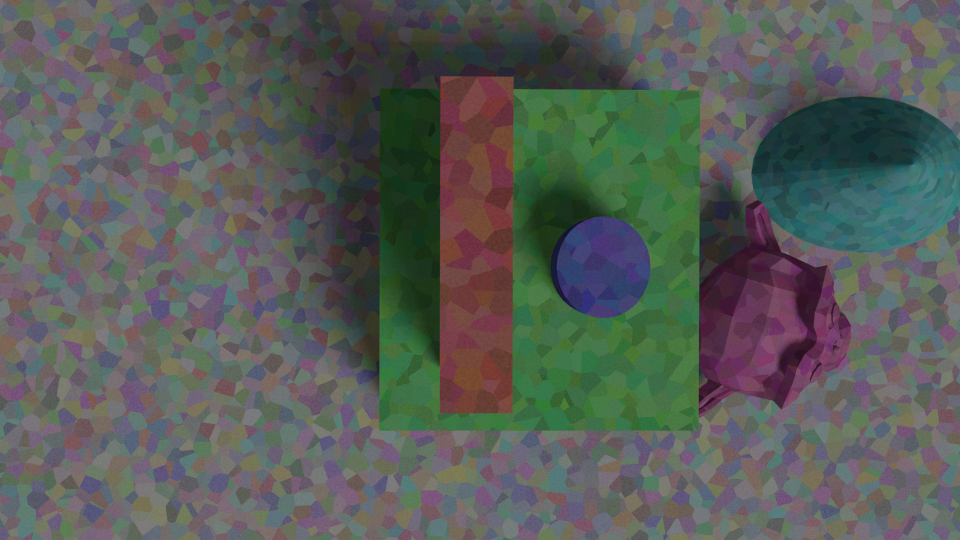
#> input picture first_frame.png, 1920 x 1080 px, given in place of 0001-0030.avi, which was not available (shown at 1/2 size)
$ jupyter execute test.ipynb
#> lines starting #> are read from the running program, lines starting #| are printed output that depends on the picture; after the words box and inside, x2 and y2 are one past the last pixel; in counts of white or black regions, pixels touching at a corner belong together; pictures that were not available may be replaced by others from this repository, and a replacement may not be noted
[cell 1]
from itertools import repeat
import cv2 as cv
import numpy as np
from matplotlib import pyplot as plt
plt.rcParams['figure.figsize'] = [8, 8]
def no_labels():
    plt.tick_params(
        which='both',
        bottom=False,
        top=False,
        left=False,
        right=False,
        labelbottom=False,
        labelleft=False)

[cell 2]
cap = cv.VideoCapture("data/0001-0030.avi")

[cell 3]
ret, first_frame = cap.read()
#> first_frame is the input picture: shape (1080, 1920, 3); mean B, G, R 88.1, 92.6, 87.9
prev_gray = cv.cvtColor(first_frame, cv.COLOR_BGR2GRAY)
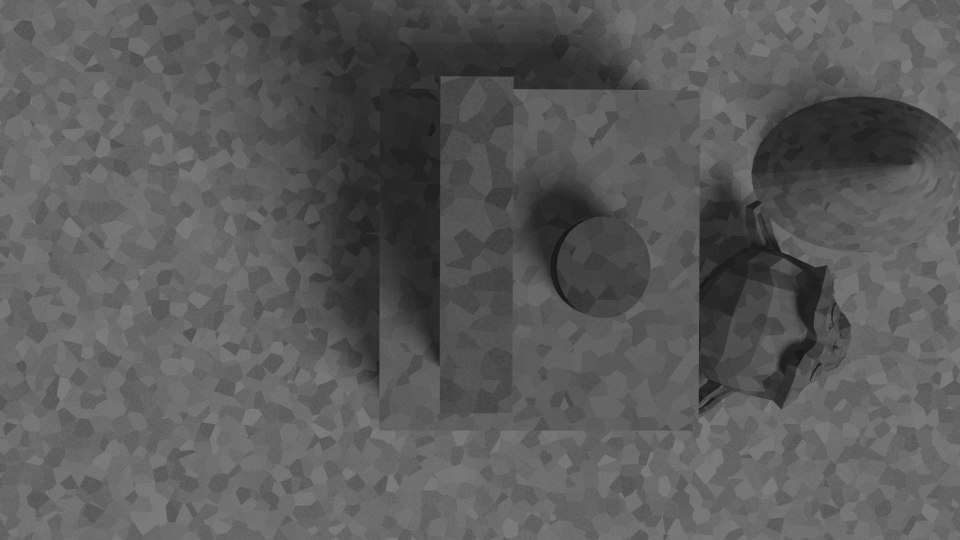
#> prev_gray: shape (1080, 1920) (shown at 1/2 size); min 19, max 128, mean 90.7
plt.imshow(prev_gray, cmap='gray')
plt.title('Dane wejściowe syntetycznie wygenerowane')
no_labels()
plt.show()

[cell 4]
mask = np.zeros_like(first_frame)
mask[..., 1] = 255

[cell 5]
def dense_flow(frames: int):
#> called with frames = 3
    cap = cv.VideoCapture("data/0001-0030.avi")
    ret, first_frame = cap.read()
    prev_gray = cv.cvtColor(first_frame, cv.COLOR_BGR2GRAY)
    prev_gray = cv.addWeighted(prev_gray, 2, prev_gray, 0, 0 )
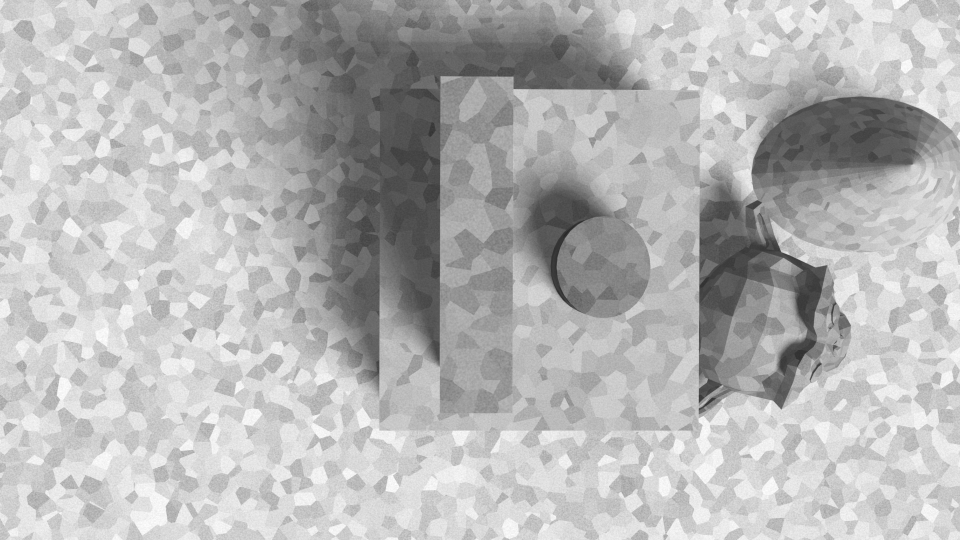
#> prev_gray: shape (1080, 1920) (shown at 1/2 size); min 38, max 255, mean 181.4
    flow = None
    for _ in range(frames):
        ret, frame = cap.read()
        gray = cv.cvtColor(frame, cv.COLOR_BGR2GRAY)
        gray = cv.addWeighted(gray, 2, gray, 0, 0 )
        flow = cv.calcOpticalFlowFarneback(
            prev=prev_gray,
            next=gray,
            flow=flow,
            pyr_scale=0.5,
            levels=5,
            winsize=15,
            iterations=3,
            poly_n=5,
            poly_sigma=1.2,
            flags=0
        )
        prev_gray = gray

    magnitude, angle = cv.cartToPolar(flow[..., 0], flow[..., 1])
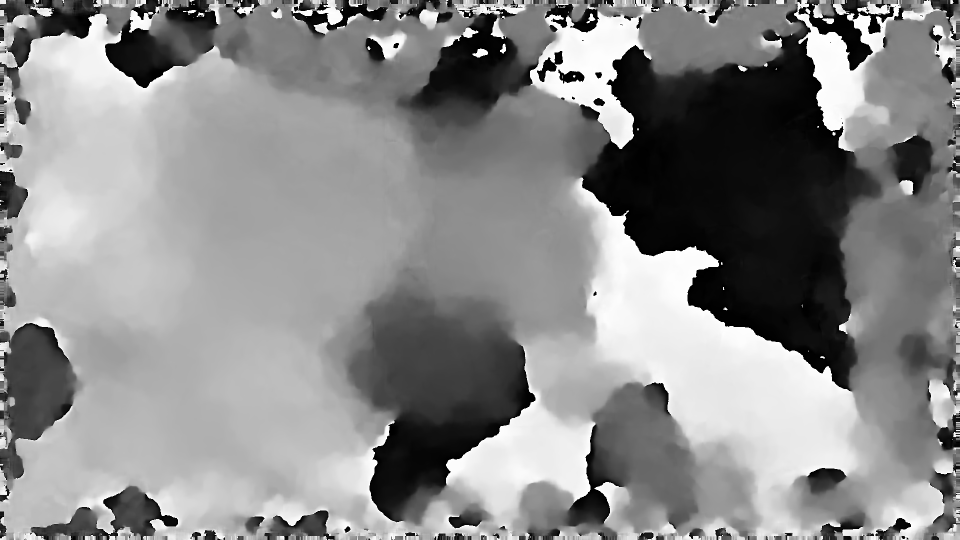
#> angle: shape (1080, 1920) float32 (shown at 1/2 size); min 2.93e-06, max 6.28, mean 3.4; drawn with min black and max white
    mask[..., 0] = angle * 180 / np.pi / 2
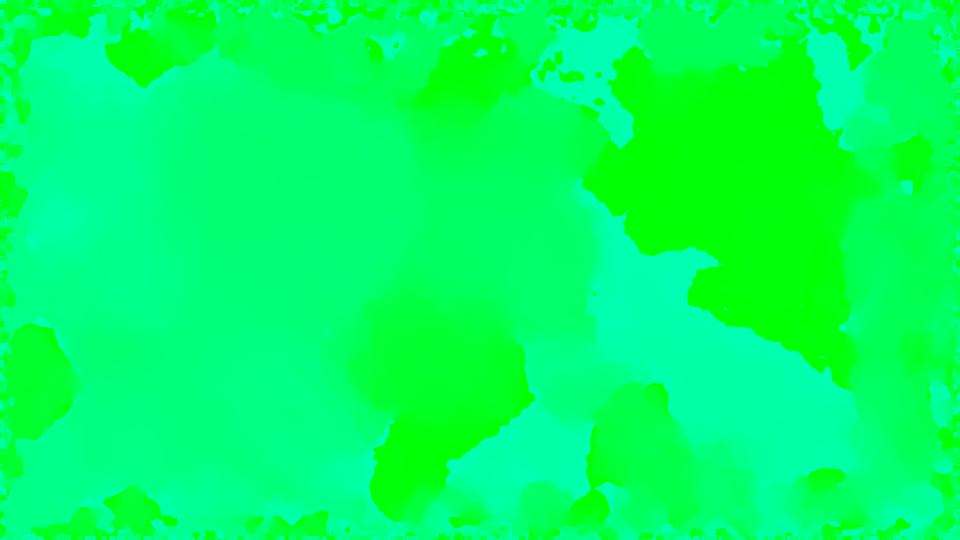
#> mask: shape (1080, 1920, 3) (shown at 1/2 size); mean of channels 0, 1, 2 96.8, 255, 0; drawn as B, G, R
    mask[..., 2] = cv.normalize(magnitude, None, 0, 255, cv.NORM_MINMAX)
#> mask: shape (1080, 1920, 3); 0.95% of pixels changed, all inside (x1, y1, x2, y2) = (0, 0, 1920, 1080)
    rgb = cv.cvtColor(mask, cv.COLOR_HSV2BGR)
    # return rgb
    return magnitude

[cell 6]
fig = plt.figure()
ax = fig.add_subplot(111, projection='3d')
flow = dense_flow(3)
ys, xs = flow.shape
#> ys = 1080; xs = 1920
Y, X = np.mgrid[0:ys, 0:xs]
ax.plot_surface(X, Y, flow, cmap='plasma')
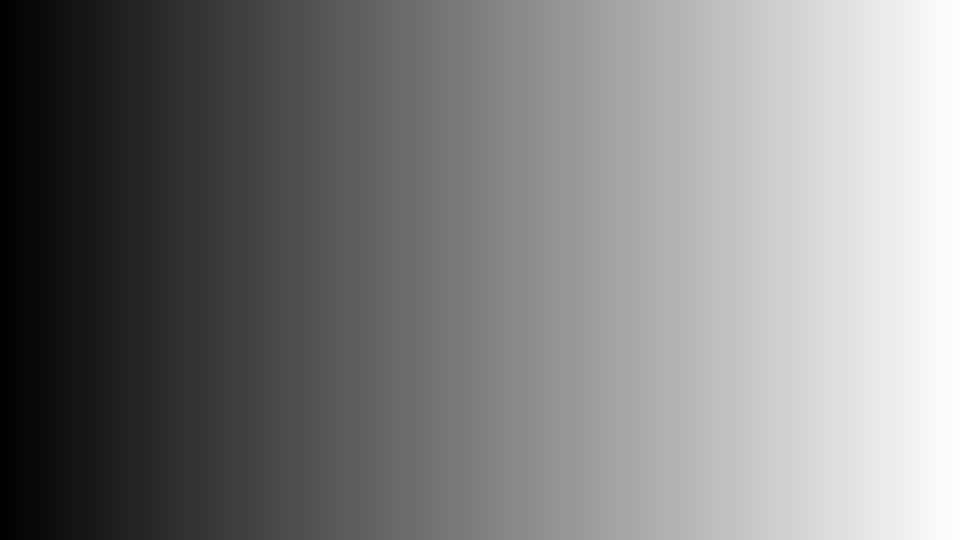
#> X: shape (1080, 1920) int64 (shown at 1/2 size); min 0, max 1919, mean 959.5; drawn with min black and max white
plt.title('Mapa wysokości na podstawie gęstego potoku optycznego')
no_labels()
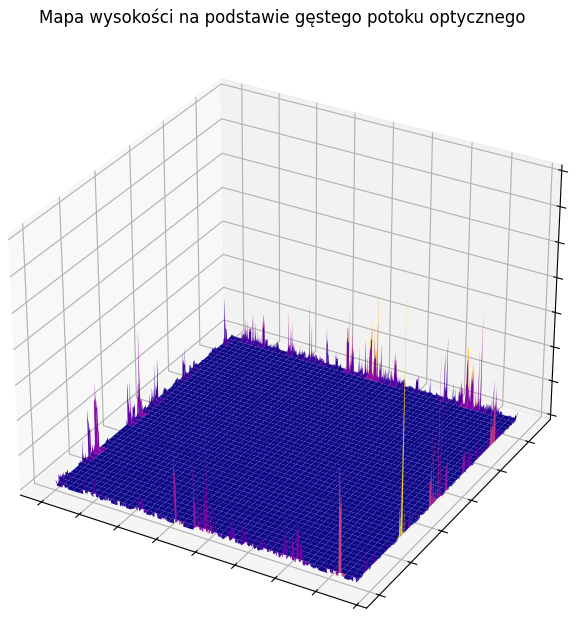
#> figure drawn by matplotlib, 1 panel

[cell 7]
plt.imshow(flow)
plt.title('Gęsty potok optyczny')
no_labels()

[cell 8]
ret, img = cap.read()
gray = cv.cvtColor(img,cv.COLOR_BGR2GRAY)
corners = cv.goodFeaturesToTrack(gray,200,0.01,10)
#> corners = 200 rows, first 8: [1562, 817], [1653, 531], [1672, 607], [1398, 805], [1522, 405], [1642, 728], [381, 684], [1027, 177]
corners = np.intp(corners)
for i in corners:
    x,y = i.ravel()
    cv.circle(gray,(x,y),3,(255,0,0),-1)
#> this loop made 200 passes
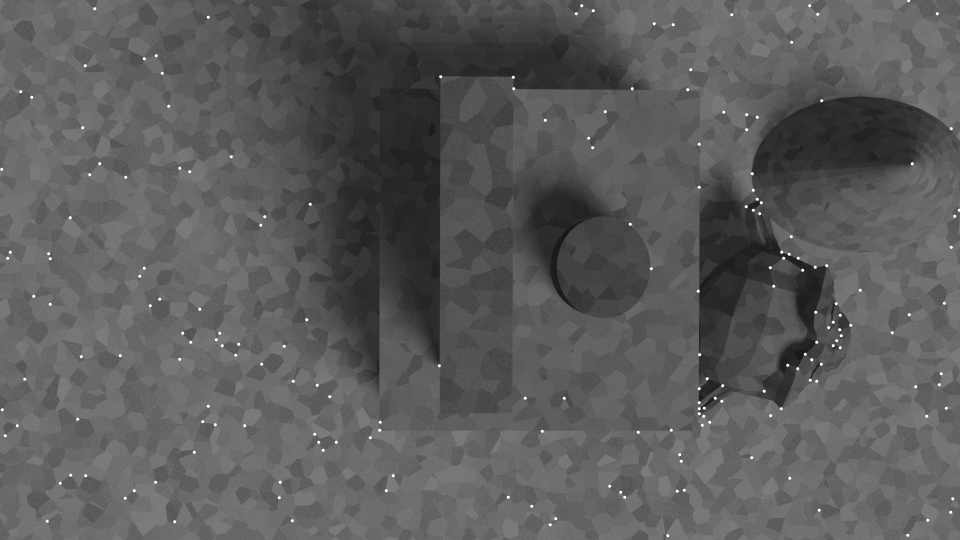
#> gray: shape (1080, 1920) (shown at 1/2 size); 0.28% of pixels changed, all inside (x1, y1, x2, y2) = (0, 0, 1920, 1075)

ret, next_img = cap.read()
next_gray = cv.cvtColor(next_img,cv.COLOR_BGR2GRAY)
next_corners = cv.goodFeaturesToTrack(next_gray,200,0.01,10)
#> next_corners has the same summary as corners
next_corners = np.intp(next_corners)
for i in corners:
    x,y = i.ravel()
    cv.circle(gray,(x,y),3,(0,255,0),-1)
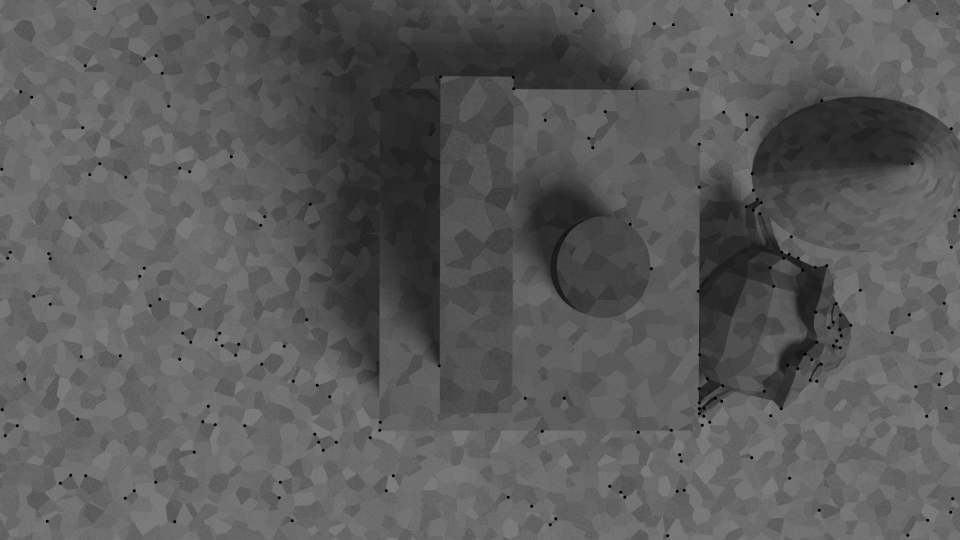
#> gray: shape (1080, 1920) (shown at 1/2 size); 0.28% of pixels changed, all inside (x1, y1, x2, y2) = (0, 0, 1920, 1075)
plt.imshow(gray, cmap='gray'),plt.show()

[cell 9]
cost = np.zeros((len(corners), len(next_corners)))
#> cost: shape (200, 200) float64; every value is 0
cost.size
#> Out = 40000

[cell 10]
for c, corner in enumerate(corners):
    for n, next_corner in enumerate(next_corners):
        cost[c][n] = np.linalg.norm(corner - next_corner)
#> this loop made 200 passes
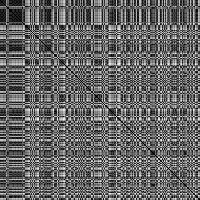
#> cost: shape (200, 200) float64; min 0, max 2049.1, mean 826.5; drawn with min black and max white

[cell 11]
from scipy.optimize import linear_sum_assignment

[cell 12]
row_ind, col_ind = linear_sum_assignment(cost)
#> row_ind = 200 values from 0 to 199; col_ind = 200 values from 0 to 199

[cell 13]
cost[row_ind, col_ind].sum()
#> Out = 0

[cell 14]
MULTIPLY_LENGTH = 10
vis = cv.cvtColor(next_gray, cv.COLOR_GRAY2RGB)
for r, c in zip(row_ind, col_ind):
    if cost[r, c] < 10:
        x, y = corners[r][0]
        next_x, next_y = next_corners[c][0]
        x += (next_x - x) * MULTIPLY_LENGTH
        y += (next_y - y) * MULTIPLY_LENGTH
        cv.line(vis, *corners[r], (x, y), (255,0,0), 1)
#> this loop made 200 passes
#> (x, y, next_x, next_y) on passes 1 to 12: (1562, 817, 1562, 817), (1653, 531, 1653, 531), (1672, 607, 1672, 607), (1398, 805, 1398, 805), (1522, 405, 1522, 405), (1642, 728, 1642, 728), (381, 684, 381, 684), (1027, 177, 1027, 177), (881, 153, 881, 153), (1445, 771, 1445, 771), (1398, 827, 1398, 827), (1398, 817, 1398, 817)
#> vis: shape (1080, 1920, 3); mean B, G, R 90.7, 90.7, 90.7
plt.imshow(vis, cmap='gray')
plt.title('Rzadki potok optyczny')
no_labels()

[cell 15]
len(row_ind), len(col_ind)
#> Out = (200, 200)

[cell 16]
cv.line(next_img, (600,600), (610,600), (255,0,0), 1)
#> next_img: shape (1080, 1920, 3); under 0.01% of pixels changed, all inside (x1, y1, x2, y2) = (600, 600, 611, 601)
plt.imshow(next_img)

$ run again, on last_frame.png
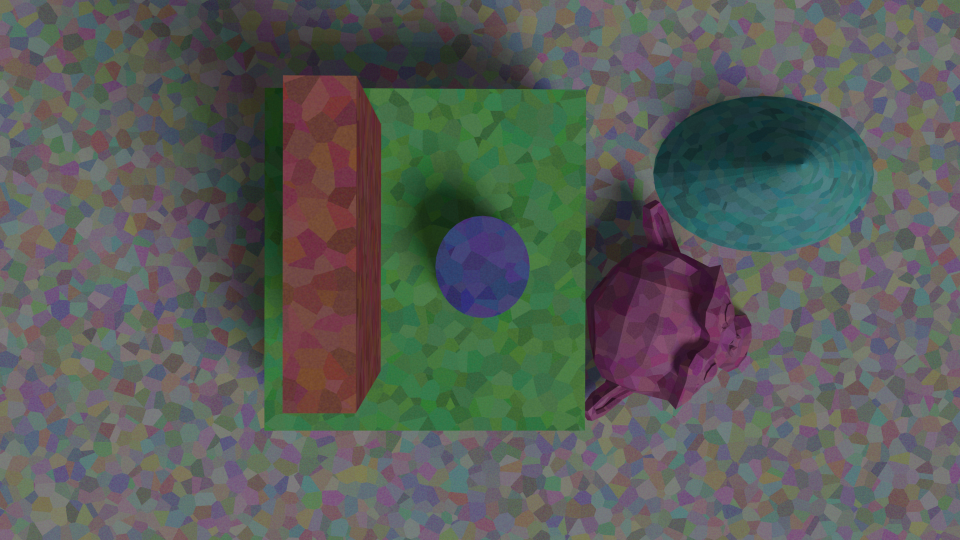
#> input picture last_frame.png, 1920 x 1080 px, given in place of 0001-0030.avi, which was not available (shown at 1/2 size)
#> first_frame is the input picture: shape (1080, 1920, 3); mean B, G, R 89, 93.3, 89.5
#> corners = 200 rows, first 8: [1351, 817], [1318, 404], [1440, 531], [1408, 760], [1431, 727], [1461, 606], [181, 684], [1191, 817]
#> the loop `for i in corners:` made 200 passes
#> next_corners has the same summary as corners
#> after the loop `for i in corners:`:
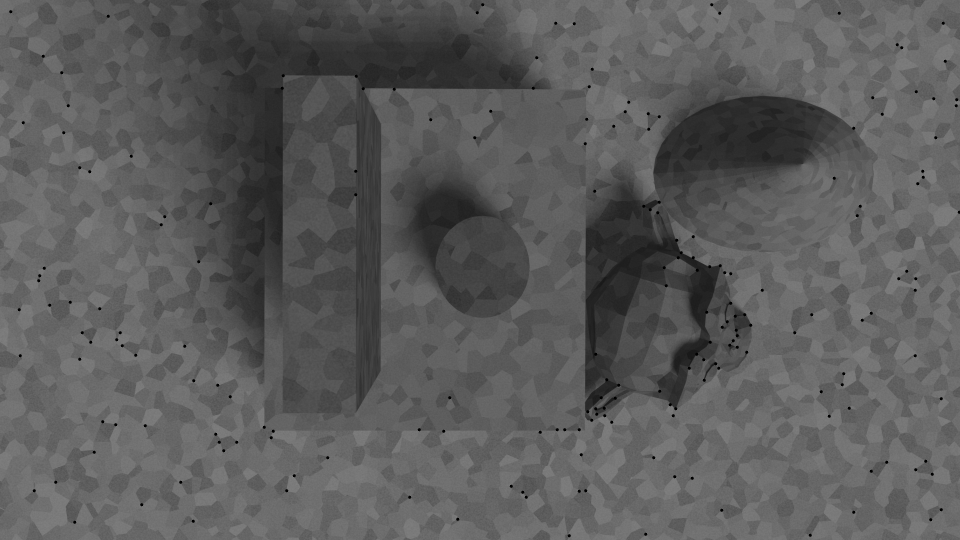
#> gray: shape (1080, 1920) (shown at 1/2 size); min 0, max 128, mean 91.4
#> the loop `for c, corner in enumerate(corners):` made 200 passes
#> after the loop `for c, corner in enumerate(corners):`:
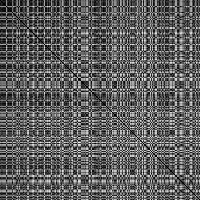
#> cost: shape (200, 200) float64; min 0, max 2110.8, mean 792; drawn with min black and max white
#> row_ind = 200 values from 0 to 199
#> `cost[row_ind, col_ind].sum()`: Out = 0
#> the loop `for r, c in zip(row_ind, col_ind):` made 200 passes
#> (x, y, next_x, next_y) on passes 1 to 8: (1351, 817, 1351, 817), (1318, 404, 1318, 404), (1440, 531, 1440, 531), (1408, 760, 1408, 760), (1431, 727, 1431, 727), (1461, 606, 1461, 606), (181, 684, 181, 684), (1191, 817, 1191, 817)
#> `len(row_ind), len(col_ind)`: Out = (200, 200)
#> next_img: shape (1080, 1920, 3); under 0.01% of pixels changed, all inside (x1, y1, x2, y2) = (600, 600, 611, 601)
